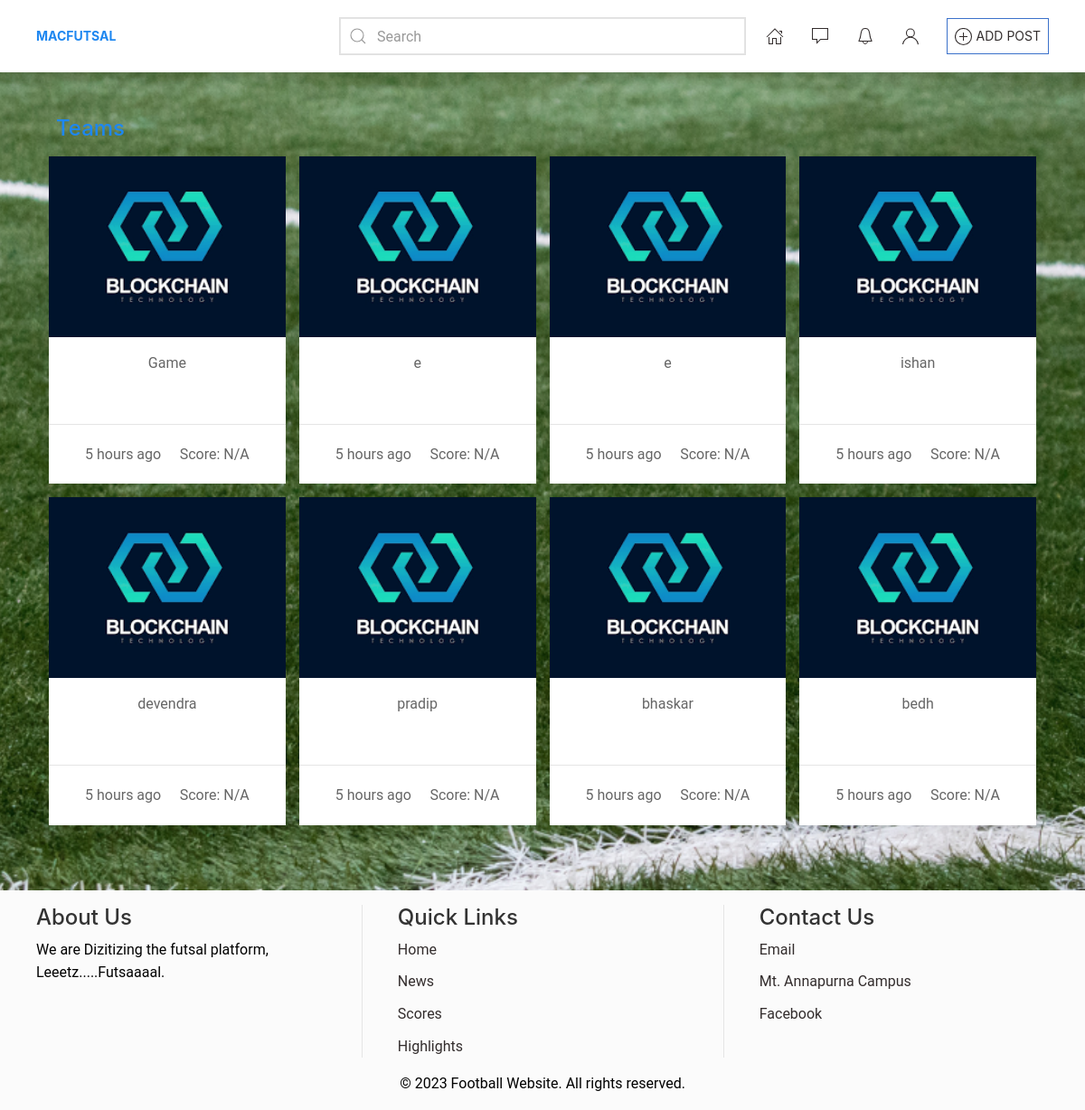
The app's page /team-list/18/ with its own data.
### futsal/models.py (models this page shows, shortened)
class Team(CreateUpdatedModelMixin,models.Model):
    post = models.ForeignKey("Post",on_delete=models.CASCADE,related_name="post_teams")
    team_image = models.ImageField(upload_to="team_image/")
    title = models.CharField(max_length=240)
    players = models.ManyToManyField("auth.User", through="Players",related_name="player_teams")
    score = models.PositiveBigIntegerField(default=0)
    match_completed = models.BooleanField(default=False)

### futsal/views.py (the view)
# urls.py: path('team-list/<int:pk>/',views.ViewTeamList.as_view(),name="team-list"),
class ViewTeamList(mixins.GetPostMixin,generic.ListView):
    template_name = "futsal/pages/team-list.html"
    model = models.Team

### core/abstract.py (called while the page is built)
    def created_since(self):return time_ago(self.created_at)

### core/context.py (called while the page is built)
def app_context(request):
    context = dict()
    context["is_htmx"] = None
    if request.META.get('HTTP_HX_REQUEST') == "true":
       context["is_htmx"] = True
    else:
       context["is_htmx"] = False
    context["current_view"] = request.resolver_match.view_name
    context["current_url"] = reverse_lazy(request.resolver_match.view_name)
    return context

### core/utility.py (called while the page is built)
def time_ago(timestamp):
    now = timezone.now()
    diff = now - timestamp
    if diff.days > 365:
        return f'{diff.days // 365} years ago'
    if diff.days > 30:
        return f'{diff.days // 30} months ago'
    if diff.days > 7:
        return f'{diff.days // 7} weeks ago'
    if diff.days > 0:
        return f'{diff.days} days ago'
    if diff.seconds > 3600:
        return f'{diff.seconds // 3600} hours ago'
    if diff.seconds > 60:
        return f'{diff.seconds // 60} minutes ago'
    return f'{diff.seconds} seconds ago'

### futsal/mixins.py (called while the page is built)
    def get_post(self):
        pk_post = self.kwargs.get("pk")
        if not hasattr(self,"post_obj"):
            self.post_obj = get_object_or_404(models.Post,id=pk_post)
        return self.post_obj

    def get_context_data(self, **kwargs):
        context = super().get_context_data(**kwargs)
        context[self.post_context_object_name] = self.get_post()
        return context

### templates/futsal/pages/team-list.html
{% extends "base.html" %}
{% block body %}
<div class="container p-2 p-lg-4 mb-4">
    <div class="uk-slider-container-offset" uk-slider>
      <h4 class="text-start uk-text-primary p-2">
        {{cordinator.profile}} Teams
      </h4>
        <div class="uk-grid-small uk-child-width-1-2@s uk-child-width-1-3@m uk-child-width-1-4@l uk-grid" uk-grid>
            {% include 'futsal/partials/team-list.html' %}
        </div>
    </div>
</div>
{% endblock body %}

### templates/futsal/partials/team-list.html
{% for team in object_list %}
<div>
    {% include "futsal/cards/team-card.html" %}
</div>
{% endfor %}

### templates/futsal/cards/team-card.html
{% load static %}
<a href="{% url 'team-detail' post.id team.id %}">
    <div class="uk-card uk-card-default">
        <div class="uk-inline w-100">
            <div class="uk-card-media-top position-relative" style="height:200px">
                <img
                    src="{% if team.team_image.url %}{{team.team_image.url}}{% else %}{% static 'images/ballkick.jpg' %}{% endif %}"
                    alt="{{team.title}}"
                    class="object-center object-cover position-absolute w-100 h-100">
            </div>
            <div class="uk-card-body p-3 overflow-hidden" style="min-height:6em;max-height:6em !important">
                <p class="text-center">{{team.title}}</p>
            </div>
            <div class="uk-card-footer">
                <div class="d-flex justify-content-between">
                    <span>{{team.created_since}}</span>
                    <span>Score: {% if team.score %}{{team.score}}{% else %}N/A{% endif %}</span>
                </div>
            </div>
        </div>
    </div>
</a>

### static/css/app.css (style rules this page uses)
body { min-height: 100vh; color:black !important; }
body { min-height: 100vh !important; background: url("/static/images/home.png"); background-size: cover !important; background-position: center !important; margin: 0 !important; padding: 0 !important; }

### records on screen
Team: team_image (picture), title "Game", created_since "5 hours ago", score "N/A"
Team: team_image (picture), title "e", created_since "5 hours ago", score "N/A"
Team: team_image (picture), title "e", created_since "5 hours ago", score "N/A"
Team: team_image (picture), title "ishan", created_since "5 hours ago", score "N/A"
Team: team_image (picture), title "devendra", created_since "5 hours ago", score "N/A"
Team: team_image (picture), title "pradip", created_since "5 hours ago", score "N/A"
Team: team_image (picture), title "bhaskar", created_since "5 hours ago", score "N/A"
Team: team_image (picture), title "bedh", created_since "5 hours ago", score "N/A"
